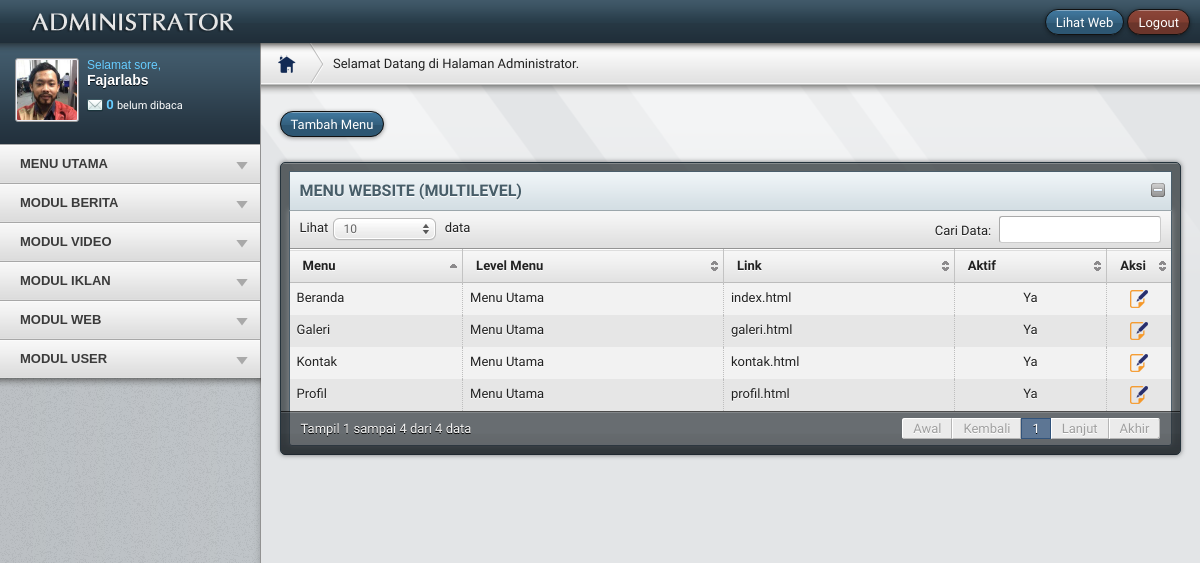
Before: /redaktur/media.php?module=menu (signed in) with the older database file.
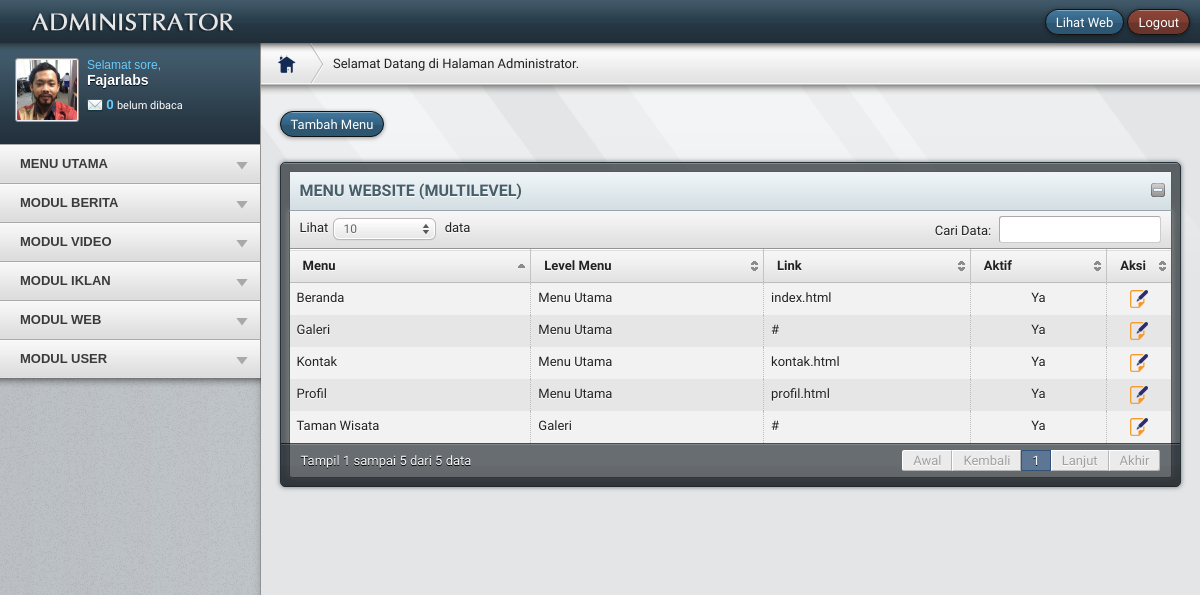
After: the same page with the newer database file.
### tables this page shows
CREATE TABLE `users` (
  `username` varchar(50) NOT NULL,
  `password` varchar(50) NOT NULL,
  `nama_lengkap` varchar(100) NOT NULL,
  `email` varchar(100) NOT NULL,
  `no_telp` varchar(20) NOT NULL,
  `foto` varchar(100) NOT NULL,
  `level` varchar(20) NOT NULL DEFAULT 'user',
  `blokir` enum('Y','N') NOT NULL DEFAULT 'N',
  `id_session` varchar(100) NOT NULL
);

CREATE TABLE `menu` (
  `id_menu` int(5) NOT NULL,
  `id_parent` int(5) NOT NULL DEFAULT '0',
  `nama_menu` varchar(100) NOT NULL,
  `link` varchar(100) NOT NULL,
  `aktif` enum('Ya','Tidak') NOT NULL DEFAULT 'Ya',
  `aktif_pertama` tinyint(1) NOT NULL
);

### redaktur/modul/mod_menu/menu.php (the view, shortened to what this page needs)
<?php
 if (empty($_SESSION['username']) AND empty($_SESSION['passuser'])){
 echo "
  </head>
  <body class='special-page'>
  <div id='container'>
  <section id='error-number'>
  <img src='img/lock.png'>
  <h1>MODUL TIDAK DAPAT DIAKSES</h1>
  <p><span class style=\"font-size:14px; color:#ccc;\">Untuk mengakses modul, Anda harus login dahulu!</p></span><br/>
  </section>
  <section id='error-text'>
  <p><a class='button' href='index.php'>&nbsp;&nbsp; <b>ULANGI LAGI</b> &nbsp;&nbsp;</a></p>
  </section>
  </div>";}
  else{
  $cek=user_akses($_GET[module],$_SESSION[sessid]);
  if($cek==1 OR $_SESSION[leveluser]=='admin'){
  switch($_GET[act]){
  default:
   echo "
   <div id='main-content'>
   <div class='container_12'>
   <div class=grid_12>
   <br/>
   <a href='?module=menu&act=tambahmenu' class='button'>
   <span>Tambah Menu</span>
   </a></div>
   <div class='grid_12'>
   <div class='block-border'>
   <div class='block-header'>
   <h1>MENU WEBSITE (MULTILEVEL)</h1>
   <span></span>
   </div>
   <div class='block-content'>
   <table id='table-example' class='table'>
   <thead><tr>
   <th>Menu</th>
   <th>Level Menu</th>
   <th>Link</th>
   <th>Aktif</th>
   <th>Aksi</th>
   </thead>
   <tbody>";
   $tampil=mysql_query("SELECT * FROM menu");
   $no=1;
   while ($r=mysql_fetch_array($tampil)){
   echo "<tr class=gradeX>
   <td>$r[nama_menu]</td>";
  $parent=mysql_query("SELECT * FROM menu WHERE id_menu=$r[id_parent]");
  $jml=mysql_num_rows($parent);
  if ($jml > 0){
  while($s=mysql_fetch_array($parent)){
  echo"<td>$s[nama_menu]</td>"; }}
  else {
  echo"<td>Menu Utama</td>";}
  echo"<td>$r[link]</td>
  <td><center>$r[aktif]</center></td>
  <td width=50><a href=?module=menu&act=editmenu&id=$r[id_menu] rel=tooltip-top title='Edit' class='with-tip'>
  <center><img src='img/edit.png'></center></a>
  </td></tr>";
  $no++;}
  echo "</table>";
  break;
   }
   } else {
	echo akses_salah();
  }
  }
  ?>
   </div>
   </div>
   </div>
   </div></div>

### redaktur/foto.php (shortened to what this page needs)
 <?php
$a=mysql_fetch_array(mysql_query("SELECT * FROM users WHERE username='$_SESSION[namauser]'"));
echo "<img class='img-left framed' width=60 src='../foto_user/$a[foto]' border=0 class>";
?>

### redaktur/nama.php (shortened to what this page needs)
<?php
$a=mysql_fetch_array(mysql_query("SELECT * FROM users WHERE username='$_SESSION[namauser]'"));
echo "<div class='nama_user'>$a[nama_lengkap]</div>";
?>

Changed rows visible on the page:
changed menu "Galeri": link "galeri.html" → "#"
added menu: nama_menu "Taman Wisata", link "#", aktif "Ya", menu (nama_menu "Galeri"), shown under "MENU WEBSITE (MULTILEVEL)"
Other visible differences:
text written by a page script: "Lihat 10 data Cari Data: Tampil 1 sampai 4 dari 4 data Awal Kembali 1 Lanjut Akhir" → "Lihat 10 data Cari Data: Tampil 1 sampai 5 dari 5 data Awal Kembali 1 Lanjut Akhir"
